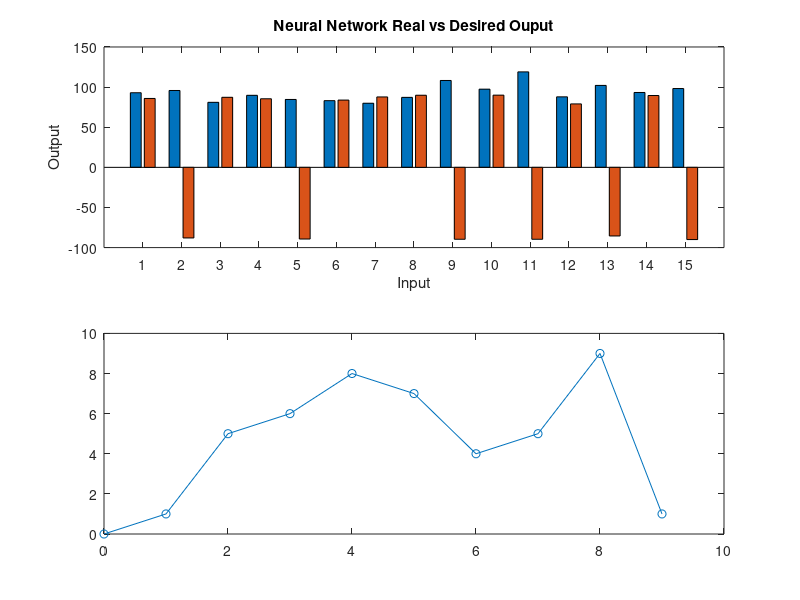

This chart was generated by the following MATLAB code:
clc
clear
% pop_size = 2;
% dimensions = 4;
% nHiddenLayers = 2;
% neurons = 2;
% input = -5 + (5 + 5)*rand(dimensions,1);
% test = populate(pop_size, dimensions, nHiddenLayers, neurons);
% tested = encode(test, nHiddenLayers, neurons, dimensions);
% weight = {tested{1, 1} tested{1, 2} tested{1, 3} tested{1, 4}};
% 
% a = 1;
% b = 2;
%     
% input = transpose(input);
% input_weight_layer = weight{1};
% layer_output = a*tanh(b*input * input_weight_layer);
%     
% for layer = 1: nHiddenLayers
%     weight_layer = transpose(weight{2}{layer});
%     layer_output = a*tanh(b*layer_output * weight_layer);
% end
% 
% output_weight_layer = transpose(weight{3});
% layer_output = a*tanh(b*layer_output * output_weight_layer);
% % Output = weight{4}*(layer_output)
% Output = 100*(layer_output)
a = [92.9877838072613 95.7831308505617 81.0419882288202 89.7791263446016 84.6086650891911 83.1121374685828 79.9007778245289 87.2161011220105 108.261937528522 97.4390591641769 118.978005185283 87.8780476109465 102.112281260578 93.2995454584860 98.2250138409705];
b = [85.8582455741744 -87.9822087842685 87.2999446790998 85.4824552228108 -89.3164281014107 83.8291273712804 87.7496412607199 89.8737009074017 -89.6349849786350 89.9822980605229 -89.6399072037227 79.0681380514807 -85.5041232019367 89.5285993869422 -89.9961427950266];
for iter = 1 : size(a, 2)
    graph_matrix_l(iter, 1) = a(iter);
    graph_matrix_l(iter, 2) = b(iter);
end
graph_matrix_l
subplot(2,1,1)
c = bar(graph_matrix_l);
title('Neural Network Real vs Desired Ouput');
xlabel('Input');
ylabel('Output');





x = [0 1 2 3 4 5 6 7 8 9];
y = [0 1 5 6 8 7 4 5 9 1];
subplot(2,1,2)
z = plot(x,y,'-o');


     
     
     
     
     
     

